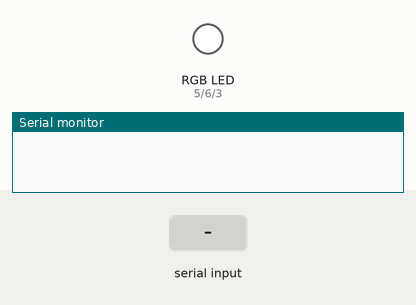
Simulated run of this sketch. Board: Arduino Uno, built with avr-gcc and run on an emulated ATmega328P. Parts: an RGB LED mixed from three pins (HIGH = lit), the last lines printed to the serial monitor. The inputs (shaded band) are chosen by the test bench.

Above: at 1.2 s.
1.3 s: "R90\n" received over Serial
At 2.2 s:
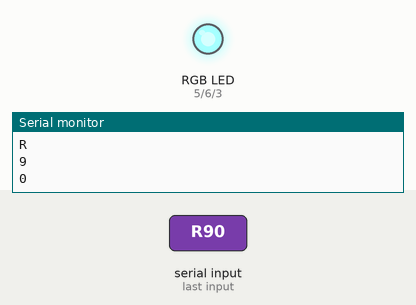
2.8 s: "G90\n" received over Serial
At 3.3 s:
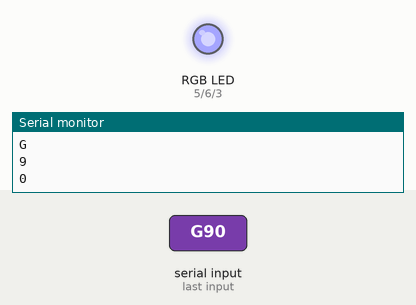
4.3 s: "R,45\n" received over Serial
At 5.5 s:
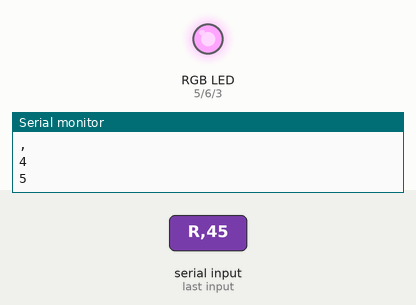
5.8 s: "B90\n" received over Serial
At 6.8 s:
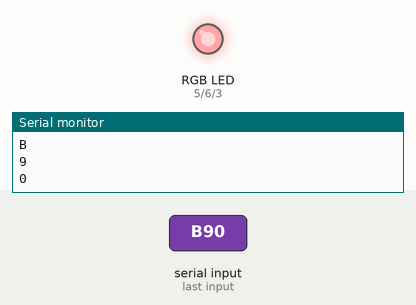
7.3 s: "G,45\n" received over Serial
At 7.9 s:
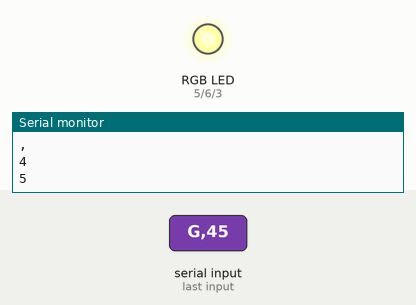
8.8 s: "B,45\n" received over Serial
At 10.2 s:
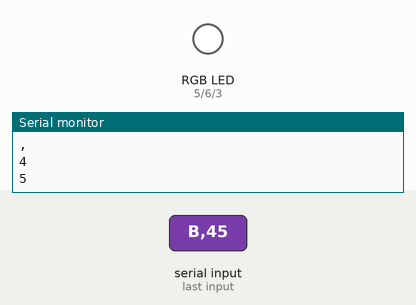
Timing chart, 0 to 11.3 s (numbered marks = the images above; inputs shaded):
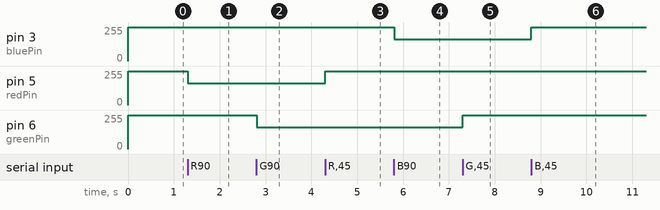

The sketch:

BT-RGB.INO
```cpp
//           ®jed@
#define max_char 12
char message[max_char];    // almacena tu mensaje
char r_char;               // lee cada caracter
byte index = 0;            //define la posición en su matriz
int i;

int redPin = 5;     // Red RGB pin -> D5
int greenPin = 6;   // Green RGB pin -> D6
int bluePin = 3;     // Blue RGB pin -> D3

int redValue = 255;     // Red RGB pin -> D5
int greenValue = 255;   // Green RGB pin -> D6
int blueValue = 255;     // Blue RGB pin -> D3

String redTempValue;     // Red RGB pin -> D5
String greenTempValue;   // Green RGB pin -> D6
String blueTempValue;     // Blue RGB pin -> D3

int flag = 0;
char currentColor;

void setup() {
  pinMode(redPin,OUTPUT);
  pinMode(bluePin,OUTPUT);
  pinMode(greenPin, OUTPUT);
  // inicializa serial communication  9600 bits por segundo:
  Serial.begin(9600);
}
void loop() {
  //Mientras esta leyendo el mensaje
  while(Serial.available() > 0){
    flag = 0;
    //El mensaje puede tener hasta 12 caracteres.
    if(index < (max_char-1)){
      r_char = Serial.read();      // Reads a character
      message[index] = r_char;     // Stores the character in message array
      if(r_char=='R'){
         currentColor = 'R';
         redTempValue = "";
      }
      else if(r_char=='G'){
         currentColor = 'G';
         greenTempValue = "";
      }
      else if(r_char=='B'){
         currentColor = 'B';
         blueTempValue = "";
      }
      if(currentColor == 'R' && r_char!='R'){
         redTempValue += r_char;
      }
      else if(currentColor == 'G' && r_char!='G'){
         greenTempValue += r_char;
      }
      else if(currentColor == 'B' && r_char!='B'){
         blueTempValue += r_char;
      }
      index++;                     // Increment position
      message[index] = '\0';       // Delete the last position
   }
 }

 if(flag == 0){
   analogWrite(redPin, 255-redTempValue.toInt());
   analogWrite(greenPin, 255-greenTempValue.toInt());
   analogWrite(bluePin, 255-blueTempValue.toInt());
   Serial.println(message);
   flag=1;
       for(i=0; i<12; i++){
      message[i] = '\0';
    }
    //resests the index
    index=0;
 }
}
```

Measured:
- after the input at 1.3 s, pin 5 (redPin): 255/255 → 165/255 at once
- after the input at 2.8 s, pin 6 (greenPin): 255/255 → 165/255 at once
- after the input at 4.3 s, pin 5 (redPin): 165/255 → 255/255 at once
- after the input at 5.8 s, pin 3 (bluePin): 255/255 → 165/255 at once
- after the input at 7.3 s, pin 6 (greenPin): 165/255 → 255/255 at once
- after the input at 8.8 s, pin 3 (bluePin): 165/255 → 255/255 at once
